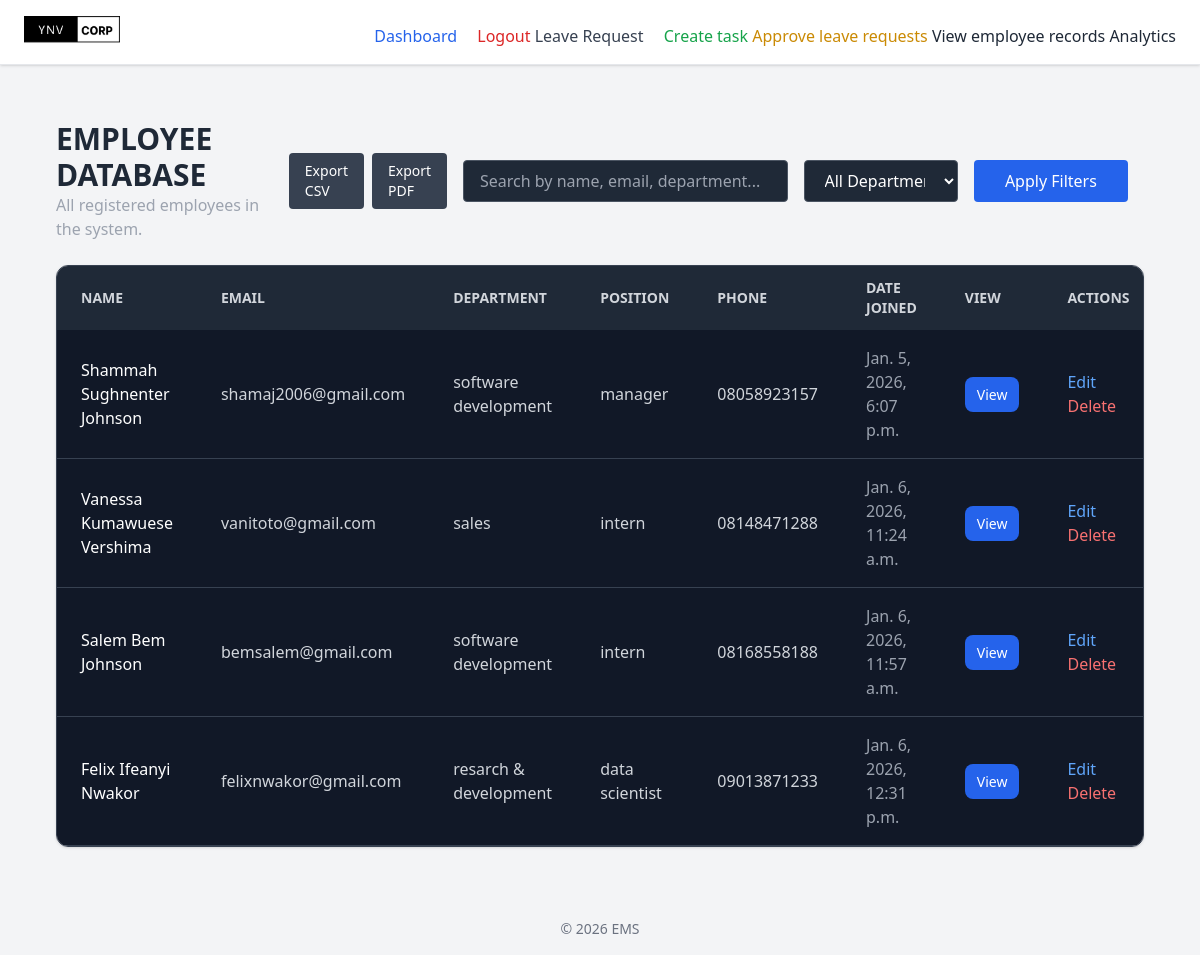
The app's page /employees/ (signed in) with its own data.
### employee/models.py (models this page shows, shortened)
class Employee(AbstractUser):
    GENDER_CHOICES=(
        ('male', 'MALE'),
        ('female', 'FEMALE'),
        )
    POSITION_CHOICES=(
        ('manager', 'MANAGER'),
        ('developer', 'DEVELOPER'),
        ('designer', 'DESIGNER'),
        ('tester', 'TESTER'),
        ('hr manager', 'HR MANAGER'),
        ('intern', 'INTERN'),
        ('software engineer', 'SOFTWARE ENGINEER'),
        ('data scientist', 'DATA SCIENTIST'),
        ('product manager', 'PRODUCT MANAGER'),
        ('business analyst', 'BUSINESS ANALYST'),
        ('devops engineer', 'DEVOPS ENGINEER'),
        ('system administrator', 'SYSTEM ADMINISTRATOR'),
        ('network engineer', 'NETWORK ENGINEER'),
        ('technical support', 'TECHNICAL SUPPORT'),
        ('it consultant', 'IT CONSULTANT'),
        ('other', 'OTHER'),
    )
    DEPARTMENT_CHOICES=(
        ('sales', 'SALES'),
        ('resarch & development', 'RESEARCH & DEVELOPMENT'),
        ('software development', 'SOFTWARE DEVELOPMENT'),
        ('product research', 'PRODUCT RESEARCH'),
        ('marketing', 'MARKETING'),
        ('human resource', 'HUMAN RESOURCE'),
        ('legal','LEGAL'),
        ('customer service', 'CUSTOMER SERVICE')
    )
    full_name = models.CharField(max_length=200, blank=True)
    username = None
    email = models.EmailField(unique=True)
    gender = models.CharField(max_length=10, choices=GENDER_CHOICES)
    position = models.CharField(max_length=200, blank=True, choices=POSITION_CHOICES)
    date_of_birth = models.DateField(null=True)
    employment_date = models.DateField(default=date.today)
    phone_number = models.CharField(max_length=15, blank=True)
    address = models.CharField(max_length=200, blank=True)
    employee_id = models.CharField(max_length=20, unique=True, blank=True)
    department = models.CharField(max_length=100, blank=True, choices=DEPARTMENT_CHOICES)
    USERNAME_FIELD = 'email'
    REQUIRED_FIELDS = []

### employee/views.py (the view)
# urls.py: path('employees/', EmployeeListView.as_view(), name='employee_list'),
class EmployeeListView(LoginRequiredMixin, AdminOnlyMixin, ListView):
    model = Employee
    template_name = 'employee/employee_list.html'
    context_object_name = 'employees'
    def get_queryset(self):
        qs = super().get_queryset()
        q = self.request.GET.get("q")
        if q:
            qs = qs.filter(
                Q(full_name__icontains=q) |
                Q(email__icontains=q) |
                Q(department__icontains=q)
            )
        department = self.request.GET.get("department")
        if department and department != "all":
            qs = qs.filter(department=department)
        return qs
    def get_context_data(self, **kwargs):
        ctx = super().get_context_data(**kwargs)
        ctx["departments"] = Employee.objects.values_list("department", flat=True).distinct()
        return ctx

### employee/views.py (called while the page is built)
    def test_func(self):
        return self.request.user.is_superuser

### employee/templates/employee/employee_list.html (shortened to what this page needs)
{% extends 'employee/base.html' %}
{% block content %}
<div class="p-8">
  <div class="flex flex-col md:flex-row md:items-center md:justify-between gap-4 mb-6">
  <div>
    <h1 class="uppercase text-3xl font-bold ">Employee Database</h1>
    <p class="text-gray-400">All registered employees in the system.</p>
  </div>
  <div class="flex gap-2">
    <a href="{% url 'export_employees_csv' %}"
      class="px-4 py-2 text-sm rounded bg-gray-700 hover:bg-gray-600 text-white">
      Export CSV
    </a>
    <a href="{% url 'export_pdf' %}"
      class="px-4 py-2 text-sm rounded bg-gray-700 hover:bg-gray-600 text-white">
      Export PDF
    </a>
  </div>
  <form method="get" class="grid grid-cols-1 md:grid-cols-4 gap-4">
  <input
    type="text"
    name="q"
    placeholder="Search by name, email, department..."
    value="{{ request.GET.q }}"
    class="col-span-2 px-4 py-2 rounded bg-gray-800 text-white border border-gray-600 focus:ring-blue-500"
  />
  <select
    name="department"
    class="px-4 py-2 rounded bg-gray-800 text-white border border-gray-600">
    <option value="">All Departments</option>
  </select>
  <button
    type="submit"
    class="bg-blue-600 hover:bg-blue-700 text-white rounded px-4 py-2">
    Apply Filters
  </button>
</form>
</div>
  <div class="overflow-x-auto rounded-xl shadow border border-gray-700">
    <table class="min-w-full bg-gray-900 text-left">
      <thead class="bg-gray-800 text-gray-300 uppercase text-sm">
        <tr>
          <th class="px-6 py-3">Name</th>
          <th class="px-6 py-3">Email</th>
          <th class="px-6 py-3">Department</th>
          <th class="px-6 py-3">Position</th>
          <th class="px-6 py-3">Phone</th>
          <th class="px-6 py-3">Date Joined</th>
          <th class="px-6 py-3">view </th>
          <th class="px-6 py-3">Actions</th>
        </tr>
      </thead>
      <tbody>
        {% for emp in employees %}
        <tr class="border-b border-gray-700 hover:bg-gray-800 transition">
          <td class="px-6 py-4 text-white font-medium">
            {{ emp.full_name }}
          </td>
          <td class="px-6 py-4 text-gray-300">
            {{ emp.email }}
          </td>
          <td class="px-6 py-4 text-gray-300">
            {{ emp.department }}
          </td>
          <td class="px-6 py-4 text-gray-300">
            {{ emp.position }}
          </td>
          <td class="px-6 py-4 text-gray-300">
            {{ emp.phone_number }}
          </td>
          <td class="px-6 py-4 text-gray-400">
            {{ emp.date_joined }}
          </td>
          <td class="px-6 py-4">
            <a href="{% url 'employee_detail' emp.id %}"
              class="bg-blue-600 hover:bg-blue-700 text-white px-3 py-2 rounded-lg text-sm">
              View
            </a>
          </td>
          <td class="px-6 py-4">
            <a href="{% url 'update_employee' emp.id %}" class="text-blue-400">Edit</a>
            <a href="{% url 'delete_employee' emp.id %}" class="text-red-400">Delete</a>
          </td>
        </tr>
        {% empty %}
        <tr>
          <td colspan="7" class="px-6 py-6 text-center text-gray-400">
            No employees found.
          </td>
        </tr>
        {% endfor %}
      </tbody>
    </table>
  </div>
</div>
{% endblock %}

### records on screen
Employee: full_name "Shammah Sughnenter Johnson", email "shamaj2006@gmail.com", department "software development", position "manager", phone_number "08058923157", date_joined "Jan. 5, 2026, 6:07 p.m."
Employee: full_name "Vanessa Kumawuese Vershima", email "vanitoto@gmail.com", department "sales", position "intern", phone_number "08148471288", date_joined "Jan. 6, 2026, 11:24 a.m."
Employee: full_name "Salem Bem Johnson", email "bemsalem@gmail.com", department "software development", position "intern", phone_number "08168558188", date_joined "Jan. 6, 2026, 11:57 a.m."
Employee: full_name "Felix Ifeanyi Nwakor", email "felixnwakor@gmail.com", department "resarch & development", position "data scientist", phone_number "09013871233", date_joined "Jan. 6, 2026, 12:31 p.m."
